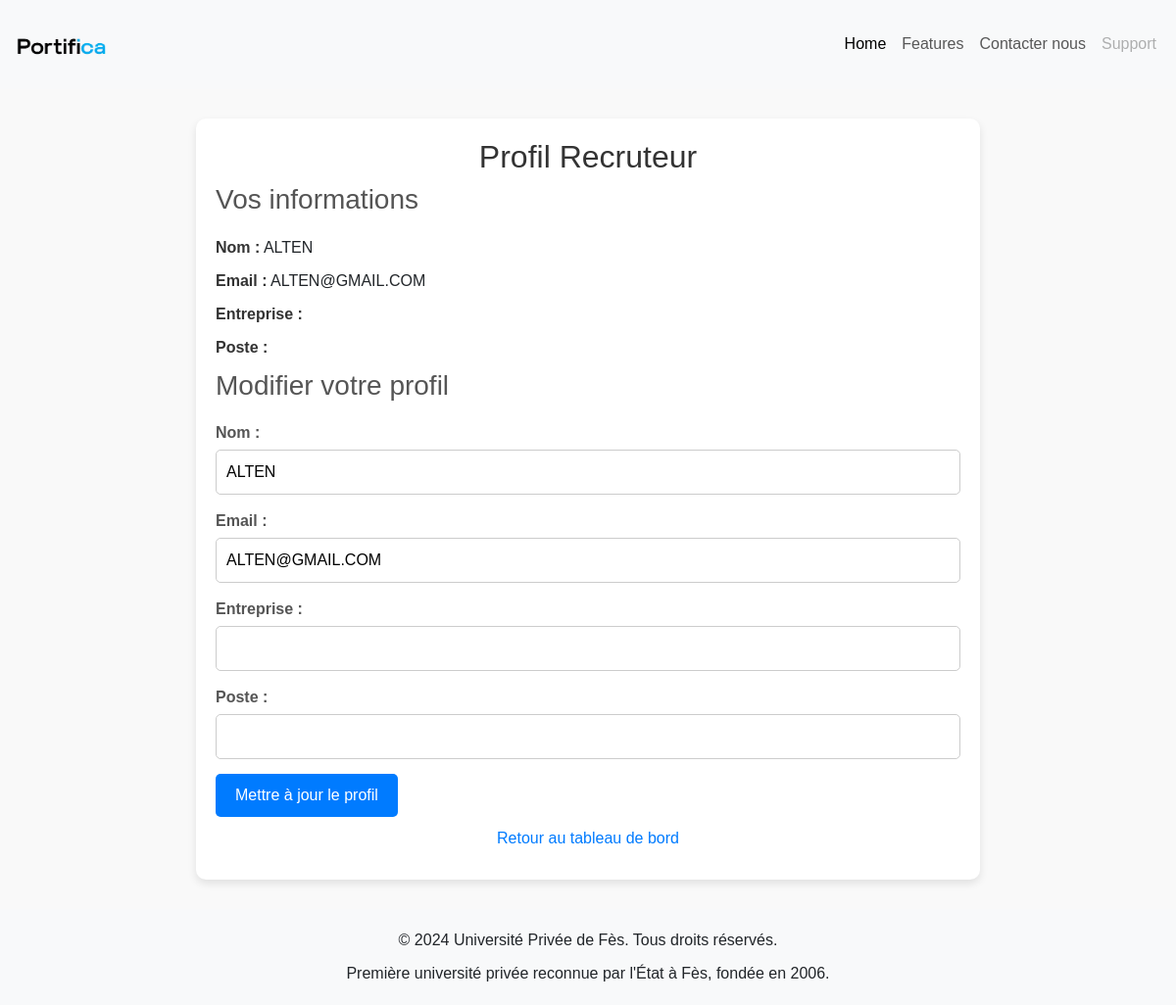
Screenshot of /recruiter_profile.php (signed in) with the database file from the repository.
### tables this page shows
CREATE TABLE `recruiters` (
  `user_id` int(11) NOT NULL,
  `company_name` varchar(100) DEFAULT NULL,
  `position` varchar(100) DEFAULT NULL
);

CREATE TABLE `users` (
  `id` int(11) NOT NULL,
  `name` varchar(100) NOT NULL,
  `email` varchar(100) NOT NULL,
  `password` varchar(255) NOT NULL,
  `user_type` enum('student','recruiter','admin') NOT NULL,
  `created_at` timestamp NOT NULL DEFAULT current_timestamp()
);

### recruiter_profile.php (the view, shortened to what this page needs)
<?php
require_once 'database.php';
$user_id = $_SESSION['user_id'];
try {
    $stmt = $pdo->prepare("SELECT u.name, u.email, r.company_name, r.position FROM users u JOIN recruiters r ON u.id = r.user_id WHERE u.id = :user_id");
    $stmt->execute(['user_id' => $user_id]);
    $recruiter = $stmt->fetch(PDO::FETCH_ASSOC);
} catch (PDOException $e) {
    $error = "Erreur lors de la récupération des informations du profil : " . $e->getMessage();
}
include 'header.php';
?>
<main>
    <h2>Profil Recruteur</h2>
    <?php if (isset($error)): ?>
        <p class="error"><?php echo $error; ?></p>
    <?php else: ?>
        <h3>Vos informations</h3>
        <p><strong>Nom :</strong> <?php echo htmlspecialchars($recruiter['name'] ?? ''); ?></p>
        <p><strong>Email :</strong> <?php echo htmlspecialchars($recruiter['email'] ?? ''); ?></p>
        <p><strong>Entreprise :</strong> <?php echo htmlspecialchars($recruiter['company_name'] ?? ''); ?></p>
        <p><strong>Poste :</strong> <?php echo htmlspecialchars($recruiter['position'] ?? ''); ?></p>
        <h3>Modifier votre profil</h3>
        <form action="update_recruiter_profile.php" method="POST">
            <label for="name">Nom :</label>
            <input type="text" id="name" name="name" value="<?php echo htmlspecialchars($recruiter['name'] ?? ''); ?>" required>
            <label for="email">Email :</label>
            <input type="email" id="email" name="email" value="<?php echo htmlspecialchars($recruiter['email'] ?? ''); ?>" required>
            <label for="company_name">Entreprise :</label>
            <input type="text" id="company_name" name="company_name" value="<?php echo htmlspecialchars($recruiter['company_name'] ?? ''); ?>" required>
            <label for="position">Poste :</label>
            <input type="text" id="position" name="position" value="<?php echo htmlspecialchars($recruiter['position'] ?? ''); ?>" required>
            <input type="submit" value="Mettre à jour le profil">
        </form>
    <?php endif; ?>
    <p style="text-align: center;"><a href="dashboard.php">Retour au tableau de bord</a></p>
</main>
<?php include 'footer.php'; ?>

### style.css (style rules this page uses)
body, html { margin: 0; padding: 0; width: 100%; }
main, footer { width: 100%; margin: 0; }

### recruiter_profile.php (style rules this page uses)
body { font-family: Arial, sans-serif; background-color: #f9f9f9; margin: 0; padding: 0; }
main { max-width: 800px; margin: 30px auto; padding: 20px; background: #ffffff; box-shadow: 0 4px 8px rgba(0, 0, 0, 0.1); border-radius: 10px; }
h2 { text-align: center; color: #333333; }
h3 { margin-bottom: 20px; color: #555555; }
p { font-size: 16px; margin: 10px 0; }
strong { color: #333333; }
form { margin-top: 20px; }
label { display: block; font-weight: bold; margin-bottom: 5px; color: #555555; }
input[type="text"], input[type="email"] { width: 100%; padding: 10px; margin-bottom: 15px; border: 1px solid #cccccc; border-radius: 5px; font-size: 16px; }
input[type="submit"] { background-color: #007bff; color: #ffffff; padding: 10px 20px; border: none; border-radius: 5px; cursor: pointer; font-size: 16px; }
a { color: #007bff; text-decoration: none; }

### rows the page displays
recruiters: user_id.name "ALTEN", user_id.email "ALTEN@GMAIL.COM", name "ALTEN", email "ALTEN@GMAIL.COM"
